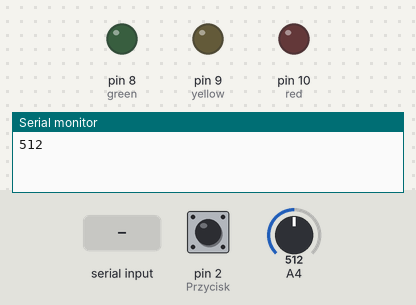
Recording of a sketch running on a simulated Arduino Uno, built with avr-gcc and run on an emulated ATmega328P. On the bench: output pins drawn as LEDs (lit = HIGH), the last lines printed to the serial monitor. The test bench sets the inputs (shaded band); at power-on: pin 2 (Przycisk) HIGH, A4 = 512.

Above: at 1.2 s.
1.3 s: "90,45\n" received over Serial
At 2.0 s:
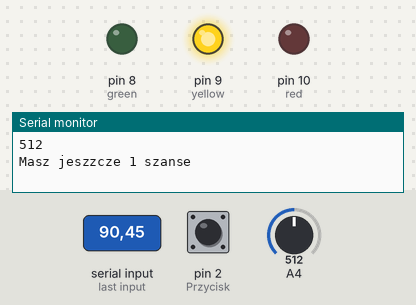
2.8 s: "30,150\n" received over Serial
At 3.2 s:
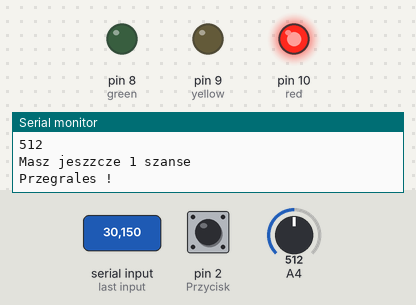
7.4 s: "5\n" received over Serial
At 7.7 s:
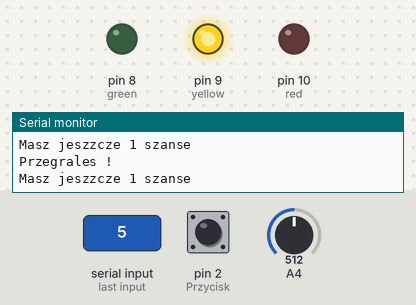
8.9 s: "90\n" received over Serial
At 10.1 s:
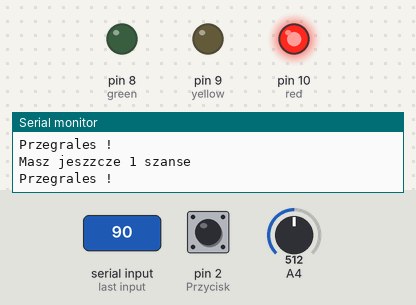
Timing chart, 0 to 12.9 s (numbered marks = the images above; inputs shaded):
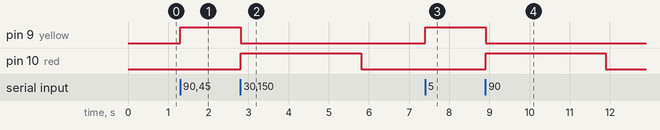

The sketch:

SimpleGame.ino
```cpp
#define red 10
#define yellow 9
#define green 8

int WartoscP; //wartosc ustawiona na zadajniku
String PodanaLiczba; //liczba wprowadzona przez gracza

void setup()
{

  Serial.begin(9600);
  pinMode(2, INPUT_PULLUP); //Przycisk
  pinMode(red, OUTPUT); //Dioda czerwona
  pinMode(yellow, OUTPUT); //Dioda żółta
  pinMode(green, OUTPUT); //Dioda zielona

    WartoscP=analogRead(A4);
     Serial.println(WartoscP);
}

void loop()
{
  WartoscP=analogRead(A4);
  int MaxP=WartoscP+50;
  int MinP=WartoscP-50;
  bool SzansaPierwsza;


  if(digitalRead(2)==LOW)
  {
    Serial.println(" Podaj liczbe: ");
    delay(1000);

  }

 if(Serial.available() > 0)
 {
   PodanaLiczba=Serial.readStringUntil('\n');
   int Losowa = PodanaLiczba.toInt();


  if((Losowa<=MaxP)&&(Losowa>=MinP))

  {
    digitalWrite(red,LOW);
    digitalWrite(yellow,LOW);
    digitalWrite(green,HIGH);
    delay(3000);
    digitalWrite(green,LOW);
    delay(3000);
    Serial.println("Brawo wygrałes");

  }

  else if (digitalRead(yellow)==LOW)
  {
    digitalWrite(yellow, HIGH);
    Serial.println("Masz jeszzcze 1 szanse");

  }

  else
  {
    digitalWrite(yellow,LOW);
    Serial.println("Przegrales !");
    digitalWrite(red,HIGH);
    delay(3000);
    digitalWrite(red,LOW);
  }
  }

 }
```

Measured:
- after the input at 1.3 s, pin 9 (yellow): LOW → HIGH at once
- after the input at 2.8 s, pin 9 (yellow): HIGH → LOW at once; pin 10 (red): LOW → HIGH at once, → LOW 3.0 s later
- after the input at 7.4 s, pin 9 (yellow): LOW → HIGH at once
- after the input at 8.9 s, pin 9 (yellow): HIGH → LOW at once; pin 10 (red): LOW → HIGH at once, → LOW 3.0 s later
